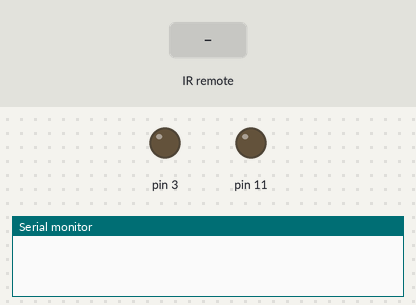
The sketch below on a simulated Arduino Uno, built with avr-gcc and run on an emulated ATmega328P. On the bench: output pins drawn as LEDs (lit = HIGH), the last lines printed to the serial monitor. The test bench sets the inputs (shaded band).

Above: at 1.2 s.
1.3 s: infrared code 0xFF906F received
At 1.8 s:
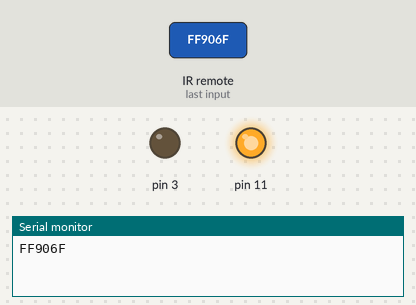
3.4 s: infrared code 0xFD00FF received
At 4.8 s:
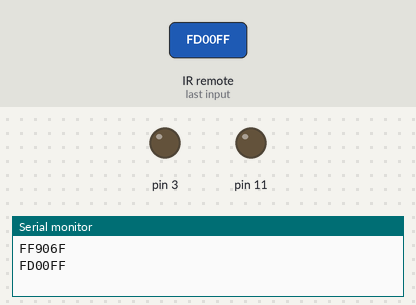
5.0 s: infrared code 0xFF38C7 received
At 5.5 s:
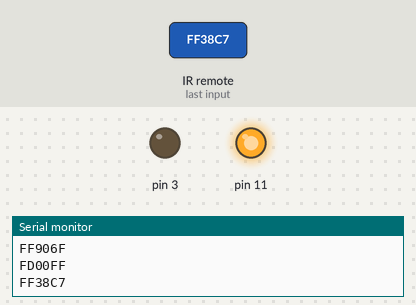
Timing chart, 0 to 8.0 s (numbered marks = the images above; inputs shaded):
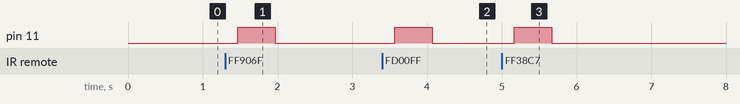

The sketch:

Microduino_Infrared_transcoding.ino
```cpp
#include <IRremote.h>

int RECV_PIN = A3;

int choose;

IRsend irsend;
IRrecv irrecv(RECV_PIN);
decode_results results;
/*---------------------------------------------------------------------------------*/
void setup()
{ pinMode(A3,INPUT);
  pinMode(3,OUTPUT);
  pinMode(11,OUTPUT);
  Serial.begin(9600);
  irrecv.enableIRIn();
}
/*---------------------------------------------------------------------------------*/
void hongwaikong()
{
  unsigned long remote = results.value;	//set iR signal is remote

    Serial.println(remote,HEX);
  if(remote==0xFF906F||remote==0xFD00FF)
    choose=1;
  else if(remote==0xFF38C7||remote==0xFD08F7)
    choose=2;
  else if(remote==0xFF10EF||remote==0xFD8877)
    choose=3;
  else if(remote==0xFF5AA5||remote==0xFD48B7)
    choose=4;
  else if(remote==0xFF18E7||remote==0xFDC837)
    choose=5;
  else if(remote==0xFF4AB5||remote==0xFD28D7)
    choose=6;
  else
    choose=0;

  irrecv.resume();
}
/*---------------------------------------------------------------------------------*/
void hongwaisend()
{
  switch(choose)
  {
  case 1:
    {
      irsend.sendNEC(0x19F658A7, 32);
      digitalWrite(11,HIGH);
    }
    break;
  case 2:
    {
      irsend.sendNEC(0x19F620DF, 32);
      digitalWrite(11,HIGH);
    }
    break;
  case 3:
    {
      irsend.sendNEC(0x19F6807F, 32);
      digitalWrite(11,HIGH);
    }
    break;
  case 4:
    {
      irsend.sendNEC(0x19F610EF, 32);
      digitalWrite(11,HIGH);
    }
    break;
  case 5:
    {
      irsend.sendNEC(0x19F6906F, 32);
      digitalWrite(11,HIGH);
    }
    break;
  case 6:
    {
      irsend.sendNEC(0x19F6C03F, 32);
      digitalWrite(11,HIGH);
    }
    break;

  }
  irrecv.enableIRIn();      //reset server

  delay(500);
  digitalWrite(11,LOW);

}
/*---------------------------------------------------------------------------------*/

void loop()
{
  if(irrecv.decode(&results))
  {
    hongwaikong();
    delay(100);
    hongwaisend();
  }

}
```

Measured:
- after the input at 1.3 s, pin 11: LOW → HIGH after 0.17 s, → LOW 0.50 s later
- after the input at 3.4 s, pin 11: LOW → HIGH after 0.17 s, → LOW 0.50 s later
- after the input at 5.0 s, pin 11: LOW → HIGH after 0.17 s, → LOW 0.50 s later
